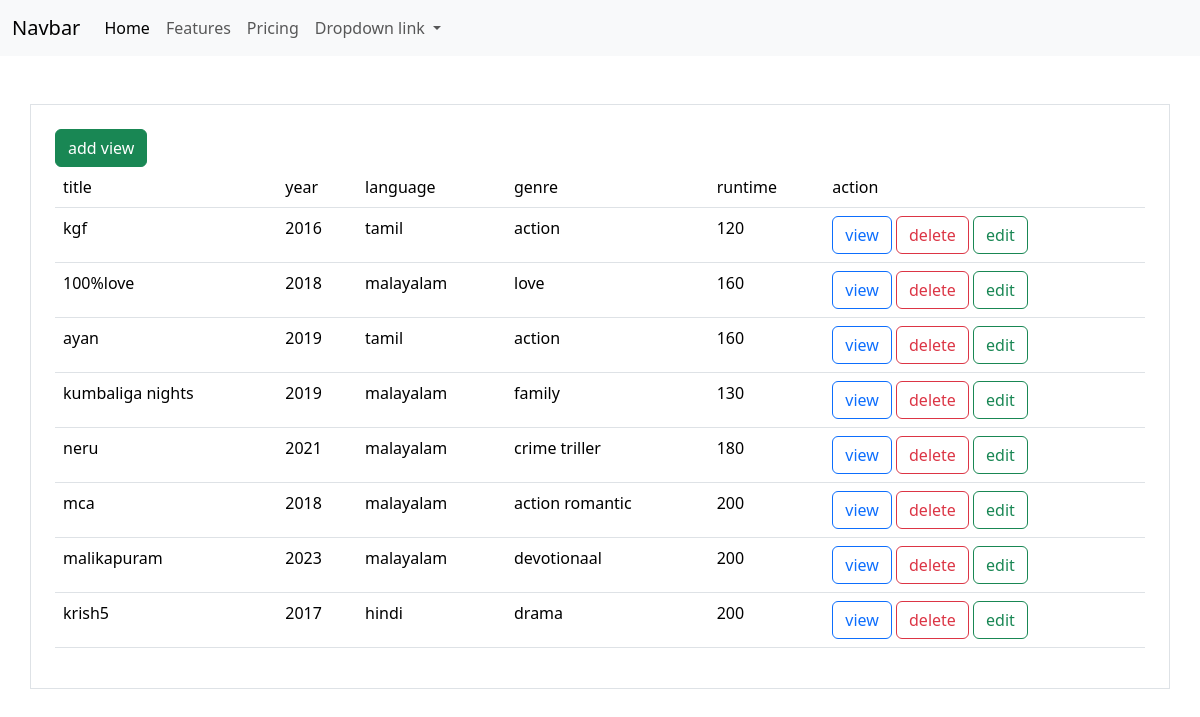
Screenshot of /movielist/ with the database file from the repository.
### myapp/models.py (models this page shows, shortened)
class movie(models.Model):
    title=models.CharField(max_length=200)
    year=models.CharField(max_length=50)
    director=models.CharField(max_length=200)
    run_time=models.PositiveIntegerField()
    language=models.CharField(max_length=200)
    genre=models.CharField(max_length=200)
    producer=models.CharField(max_length=200,null=True)

### myapp/views.py (the view)
# urls.py: path("movielist/",views.Movie_list.as_view(),name="movie-list"),
class Movie_list(View):
    def  get(self,request,*args,**kwargs):
        qs=movie.objects.all()
        return render(request,"movie_list.html",{"data":qs})

### myapp/templates/movie_list.html (shortened to what this page needs)
{% extends 'base.html'%}
{% block main_block%}
<div class="container p-4 border mt-5">
    <table class="table">
        <a href="{%url 'movie-create'%}" class="btn btn-success">add view</a>
        <tr>
            <td>title</td>
            <td>year</td>
            <td>language</td>
            <td>genre</td>
            <td>runtime</td>
            <td>action</td>
        </tr>
        {%for m in data%}
        <tr>
            <td>{{m.title}}</td>
            <td>{{m.year}}</td>
            <td>{{m.language}}</td>
            <td>{{m.genre}}</td>
            <td>{{m.run_time}}</td>
            <td>
                <a href="{%url 'movie-detail' m.id %}" class="btn btn-outline-primary">view</a>
                <a href="{%url 'movie-delete' m.id %}"class="btn btn-outline-danger"> delete</a>
                <a href="{%url 'movie-update' m.id %}" class="btn btn-outline-success" >edit</a>
            </td>
        </tr>
        {%endfor%}
    </table>
</div>
{%endblock%}

### myapp/templates/base.html (shortened to what this page needs)
<!DOCTYPE html>
<html lang="en">
<head>
    <link href="https://cdn.jsdelivr.net/npm/bootstrap@5.3.3/dist/css/bootstrap.min.css" rel="stylesheet">
</head>
<body>
    <nav class="navbar navbar-expand-lg bg-body-tertiary">
        <div class="container-fluid">
          <a class="navbar-brand" href="#">Navbar</a>
          <div class="collapse navbar-collapse" id="navbarNavDropdown">
            <ul class="navbar-nav">
              <li class="nav-item">
                <a class="nav-link active" aria-current="page" href="#">Home</a>
              </li>
              <li class="nav-item">
                <a class="nav-link" href="#">Features</a>
              </li>
              <li class="nav-item">
                <a class="nav-link" href="#">Pricing</a>
              </li>
              <li class="nav-item dropdown">
                <a class="nav-link dropdown-toggle" href="#" role="button" data-bs-toggle="dropdown" aria-expanded="false">
                  Dropdown link
                </a>
              </li>
            </ul>
          </div>
        </div>
      </nav>
    {%block main_block%}
    {%endblock%}
</body>
</html>

### rows the page displays
movie: title "kgf", year "2016", language "tamil", genre "action", run_time "120"
movie: title "100%love", year "2018", language "malayalam", genre "love", run_time "160"
movie: title "ayan", year "2019", language "tamil", genre "action", run_time "160"
movie: title "kumbaliga nights", year "2019", language "malayalam", genre "family", run_time "130"
movie: title "neru", year "2021", language "malayalam", genre "crime triller", run_time "180"
movie: title "mca", year "2018", language "malayalam", genre "action romantic", run_time "200"
movie: title "malikapuram", year "2023", language "malayalam", genre "devotionaal", run_time "200"
movie: title "krish5", year "2017", language "hindi", genre "drama", run_time "200"
